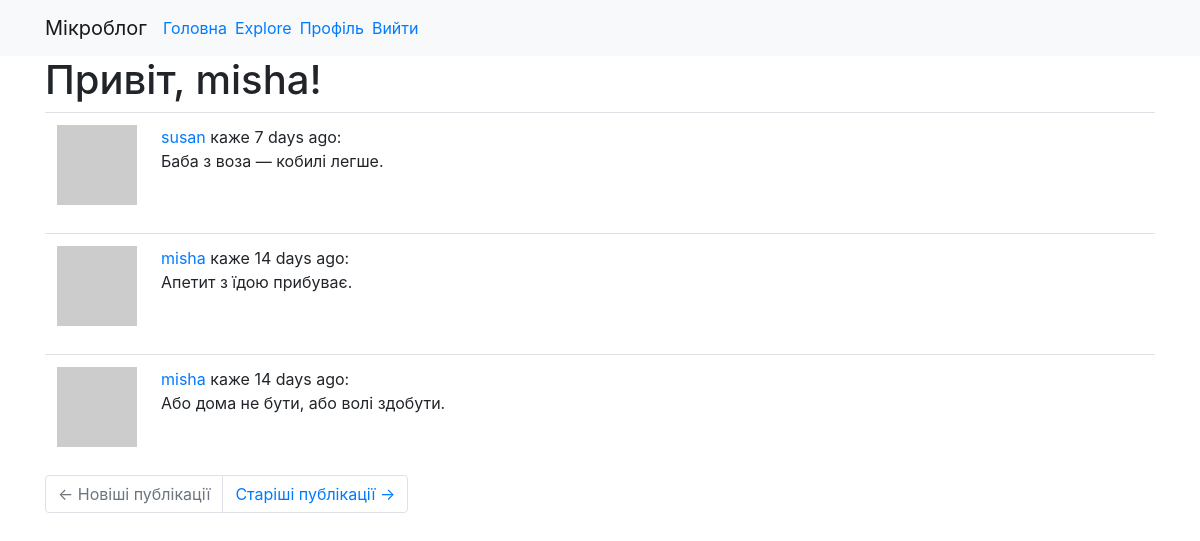
Page /explore (signed in) on the earlier database version.
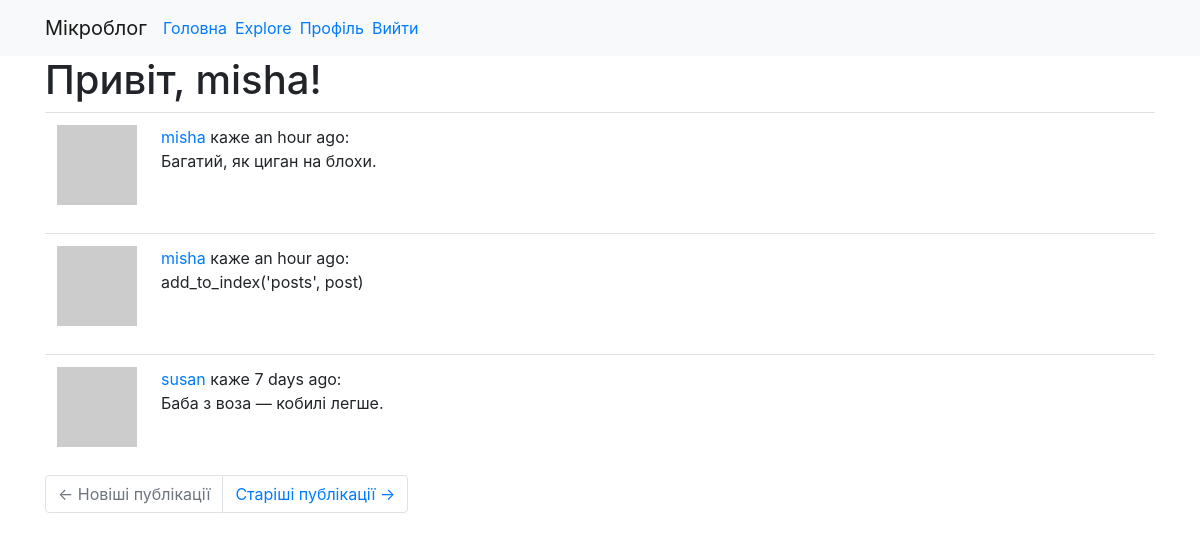
Same page on the later database version.
### app/models.py (models this page shows, shortened)
class User(UserMixin, db.Model):
    id = db.Column(db.Integer, primary_key=True)
    username = db.Column(db.String(64), index=True, unique=True)
    email = db.Column(db.String(120), index=True, unique=True)
    password_hash = db.Column(db.String(128))
    posts = db.relationship('Post', backref='author', lazy='dynamic')
    about_me = db.Column(db.String(140))
    last_seen = db.Column(db.DateTime, default=datetime.utcnow)
    followed = db.relationship(
        'User', secondary=followers,
        primaryjoin=(followers.c.follower_id == id),
        secondaryjoin=(followers.c.followed_id == id),
        backref=db.backref('followers', lazy='dynamic'), lazy='dynamic')
    def avatar(self, size):
        digest = md5(self.email.lower().encode('utf-8')).hexdigest()
        return f'https://www.gravatar.com/avatar/{digest}?d=identicon&s={size}'

class Post(db.Model):
    __searchable__ = ['body']
    id = db.Column(db.Integer, primary_key=True)
    body = db.Column(db.String(140))
    timestamp = db.Column(db.DateTime, index=True, default=datetime.utcnow)
    user_id = db.Column(db.Integer, db.ForeignKey('user.id'))

### app/main/routes.py (the view)
@bp.route('/explore')
@login_required
def explore():
    page = request.args.get('page', 1, type=int)
    posts = Post.query.order_by(Post.timestamp.desc()).paginate(
        page, current_app.config['POSTS_PER_PAGE'], False)
    next_url = url_for('main.explore', page=posts.next_num) \
        if posts.has_next else None
    prev_url = url_for('main.explore', page=posts.prev_num) \
        if posts.has_prev else None
    return render_template('index.html', title='Explore', posts=posts.items, next_url=next_url, prev_url=prev_url)

### app/main/routes.py (called while the page is built)
@bp.before_app_request
def before_request():
    if current_user.is_authenticated:
        current_user.last_seen = datetime.utcnow()
        db.session.commit()

### app/models.py (called while the page is built)
@login.user_loader
def load_user(id):
    return User.query.get(int(id))

### app/templates/index.html (shortened to what this page needs)
{% extends "base.html" %}
{% block content %}
<h1>Привіт, {{ current_user.username }}!</h1>
{% for post in posts %}
{% include '_post.html' %}
{% endfor %}
{% include 'page_navigation.html' %}
{% endblock %}

### app/templates/base.html (shortened to what this page needs)
<!DOCTYPE html>
<html lang="uk-UA" dir="ltr">
<head>
    <link rel="stylesheet" href="https://stackpath.bootstrapcdn.com/bootstrap/4.3.1/css/bootstrap.min.css"
>
</head>
<body>
<nav class="navbar navbar-expand-lg navbar-light bg-light">
    <div class="container">
        <a class="navbar-brand" href="{{ url_for('main.index') }}">Мікроблог</a>
        <div class="collapse navbar-collapse" id="navbarSupportedContent">
            <ul class="navbar-nav mr-auto">
                <li class="nav-item mr-2">
                    <a href="{{ url_for('main.index') }}">Головна</a>
                </li>
                <li class="nav-item mr-2">
                    <a href="{{ url_for('main.explore') }}">Explore</a>
                </li>
                {% if current_user.is_anonymous %}
                <li class="nav-item">
                    <a href="{{ url_for('auth.login') }}">Увійти</a>
                </li>
                {% else %}
                <li class="nav-item mr-2">
                    <a href="{{ url_for('main.user', username=current_user.username) }}">Профіль</a>
                </li>
                <li class="nav-item">
                    <a href="{{ url_for('auth.logout') }}">Вийти</a>
                </li>
                {% endif %}
            </ul>
        </div>
    </div>
</nav>
<div class="container">
    {% block content %}{% endblock %}
</div>
</body>
</html>

### app/templates/_post.html
<table class="table table-hover">
	<tr>
		<td width="70px">
			<a href="{{ url_for('main.user', username=post.author.username) }}">
				<img src="{{ post.author.avatar(70) }}">
			</a>
		</td>
		<td>
			<a href="{{ url_for('main.user', username=post.author.username) }}">
				{{ post.author.username }}
			</a> каже {{ moment(post.timestamp).fromNow() }}:
			<br>
			<span id="post{{ post.id }}">{{ post.body }}</span>
		</td>
	</tr>
</table>

### app/templates/page_navigation.html
<nav aria-label="Page navigation example">
	<ul class="pagination">
		<li class="page-item{% if not prev_url %} disabled{% endif %}">
			<a class="page-link" href="{{ prev_url or '#' }}">
				<span aria-hidden="true">&larr;</span> Новіші публікації
			</a>
		</li>
		<li class="page-item{% if not next_url %} disabled{% endif %}">
			<a class="page-link" href="{{ next_url or '#' }}">
				Старіші публікації <span aria-hidden="true">&rarr;</span>
			</a>
		</li>
	</ul>
</nav>

Differences in the rows shown:
no longer on this page (row unchanged): Post: author.username "misha", timestamp "14 days ago", body "Апетит з їдою прибуває."
no longer on this page (row unchanged): Post: author.username "misha", timestamp "14 days ago", body "Або дома не бути, або волі здобути."
added Post: author.username "misha", timestamp "an hour ago", body "Багатий, як циган на блохи."
added Post: author.username "misha", timestamp "an hour ago", body "add_to_index('posts', post)"
